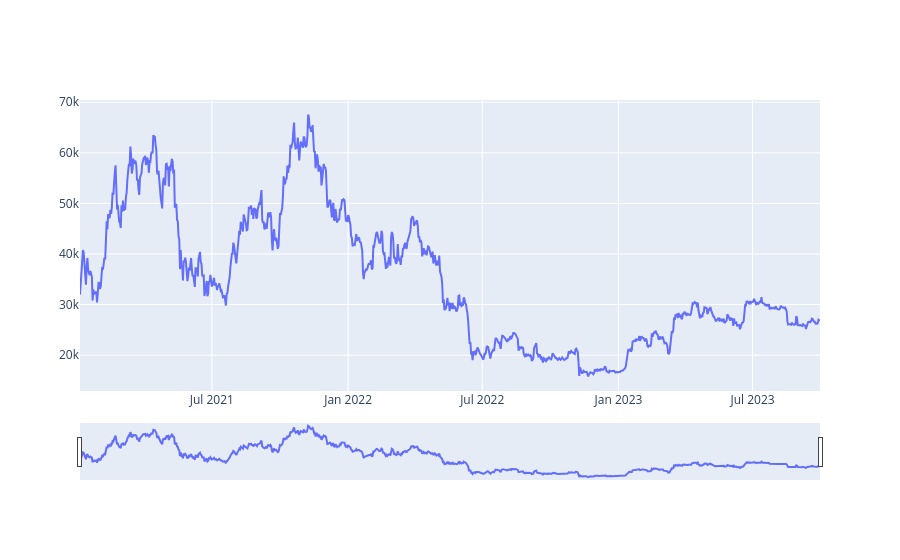

Notebook code for this chart:
### Code cell
fig = go.Figure()
no_plot = fig.add_trace(
    go.Scatter(x = close_btc.index.tolist(), y = close_btc.values.tolist()) #, mode = 'lines+markers')
)

no_plot = fig.update_xaxes(rangeslider_visible=True)
fig.show()

### Figure 1 — Plotly figure (JSON) as saved in the notebook; plotly's stock layout.template omitted (floating-point values rounded to 4 significant figures; data arrays with more than 128 entries replaced by an {"elided": "..."} marker saying what was removed)
{"data": [{"type": "scatter", "x": {"elided": "1000 str values"}, "y": {"elided": "1000 float values"}}], "layout": {"xaxis": {"rangeslider": {"visible": true}}}}
